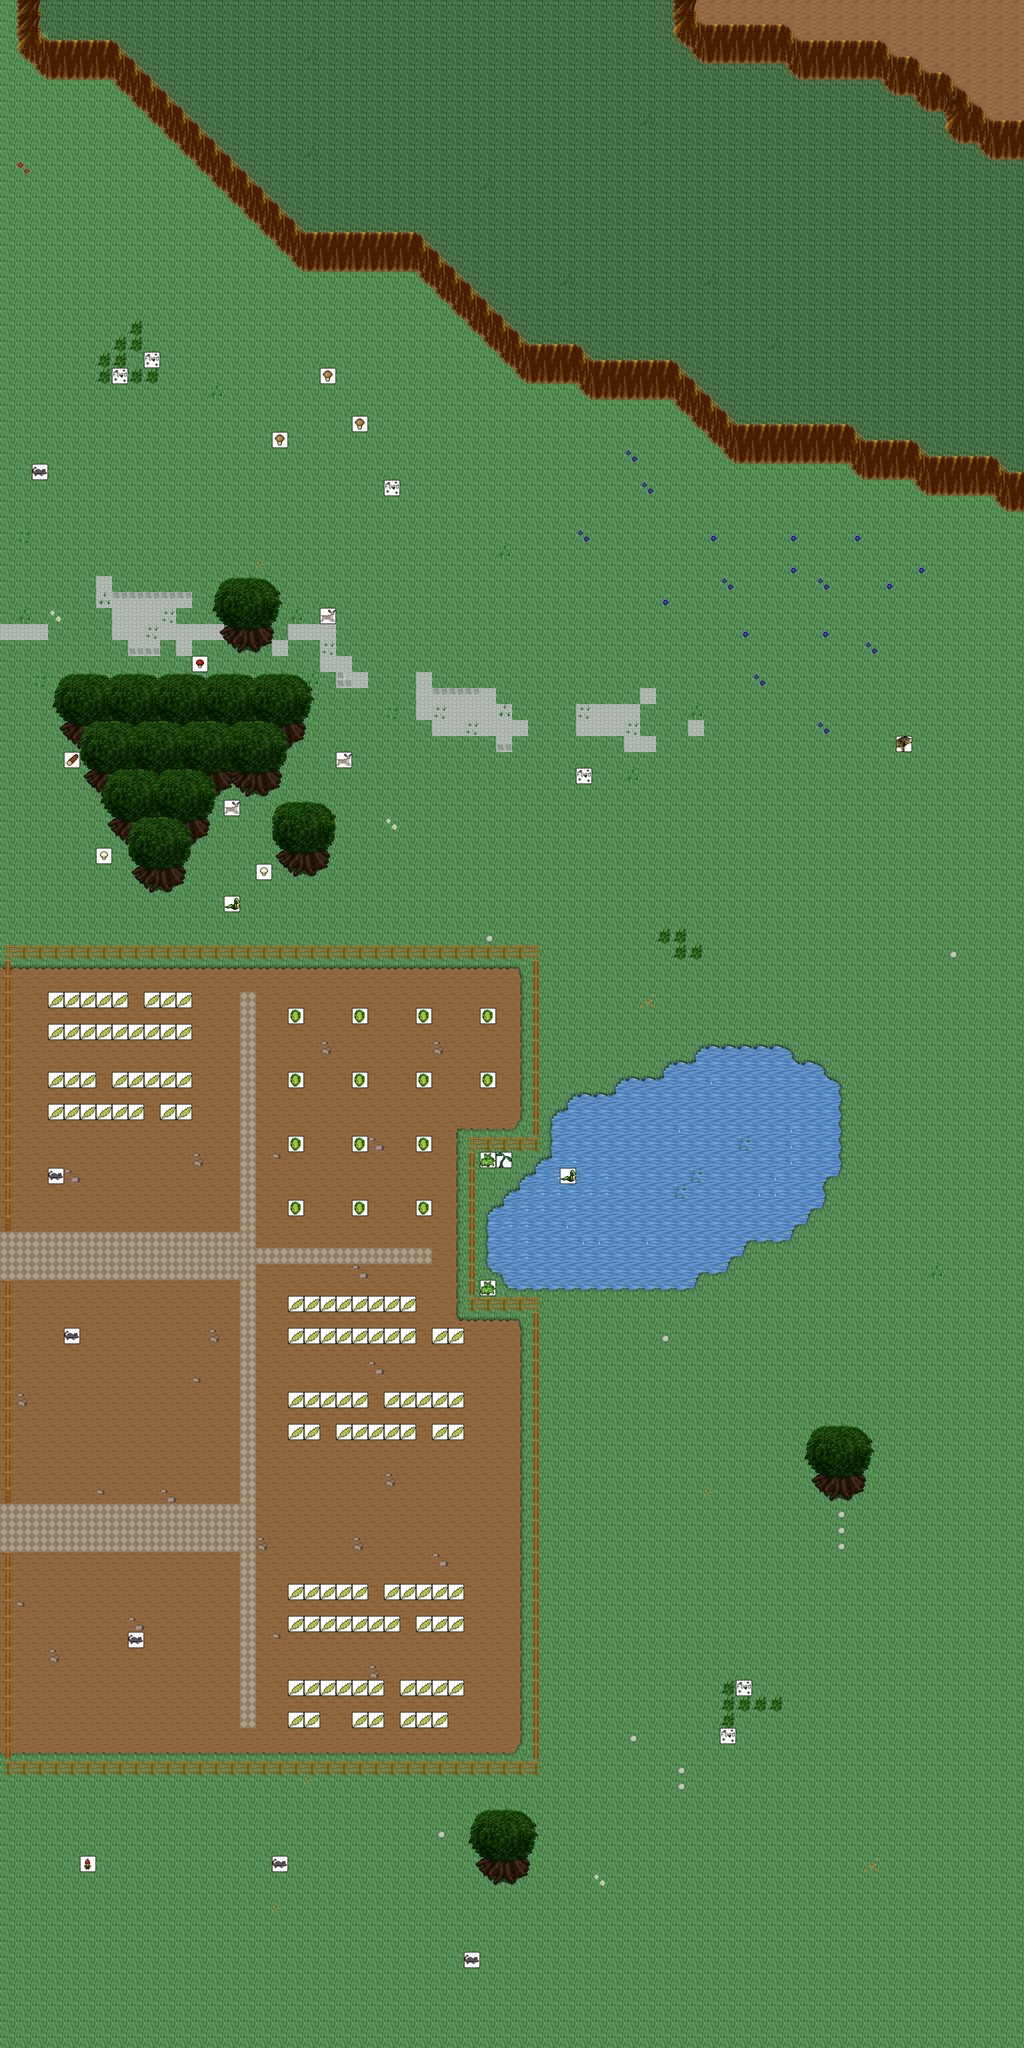

This is a level from a 2D game, rendered from its Tiled map with the project's own tilesets. A one-line summary and the map file follow, with tile-layer data summarised:
An orthogonal 64x128 tile map with 32x32 px tiles, 6 tile layers (0_floor, 1_terrain, 2_object, 3_roof, ...), 2 hidden layers not drawn, 27 tilesets and 53 objects (53x mapchange).

<map version="1.9" tiledversion="1.9.2" orientation="orthogonal" renderorder="right-down" width="64" height="128" tilewidth="32" tileheight="32" infinite="0" nextlayerid="9" nextobjectid="1">
 <tileset firstgid="1" name="../../tileset/ground/ground.png" tilewidth="32" tileheight="32" tilecount="33" columns="3">
  <image source="../../tileset/ground/ground.png" trans="ffffff" width="96" height="352" />
 </tileset>
 <tileset firstgid="34" name="../../tileset/ground/brown_paving.png" tilewidth="32" tileheight="32" tilecount="2" columns="2">
  <image source="../../tileset/ground/brown_paving.png" trans="ffffff" width="64" height="32" />
 </tileset>
 <tileset firstgid="36" name="../../tileset/ground/water/water_bubbles.png" tilewidth="32" tileheight="32" tilecount="32" columns="8">
  <image source="../../tileset/ground/water/water_bubbles.png" trans="ffffff" width="256" height="128" />
 </tileset>
 <tileset firstgid="68" name="../../tileset/ground/grass_edges.png" tilewidth="32" tileheight="32" tilecount="36" columns="12">
  <image source="../../tileset/ground/grass_edges.png" trans="ffffff" width="384" height="96" />
 </tileset>
 <tileset firstgid="104" name="../../tileset/ground/ridge/earth_dark.png" tilewidth="32" tileheight="32" tilecount="96" columns="12">
  <image source="../../tileset/ground/ridge/earth_dark.png" trans="ffffff" width="384" height="256" />
 </tileset>
 <tileset firstgid="200" name="../../tileset/plant/flower/daisy_red.png" tilewidth="32" tileheight="32" tilecount="8" columns="2">
  <image source="../../tileset/plant/flower/daisy_red.png" trans="ffffff" width="64" height="128" />
 </tileset>
 <tileset firstgid="208" name="../../tileset/plant/grasses.png" tilewidth="32" tileheight="32" tilecount="6" columns="3">
  <image source="../../tileset/plant/grasses.png" trans="ffffff" width="96" height="64" />
 </tileset>
 <tileset firstgid="214" name="../../tileset/plant/flower/daisy_white.png" tilewidth="32" tileheight="32" tilecount="8" columns="2">
  <image source="../../tileset/plant/flower/daisy_white.png" trans="ffffff" width="64" height="128" />
 </tileset>
 <tileset firstgid="222" name="../../tileset/plant/leaves.png" tilewidth="32" tileheight="32" tilecount="8" columns="4">
  <image source="../../tileset/plant/leaves.png" trans="ffffff" width="128" height="64" />
 </tileset>
 <tileset firstgid="230" name="../../tileset/ground/grass_corners.png" tilewidth="32" tileheight="32" tilecount="24" columns="6">
  <image source="../../tileset/ground/grass_corners.png" trans="ffffff" width="192" height="128" />
 </tileset>
 <tileset firstgid="254" name="../../tileset/plant/flower/daisy_blue.png" tilewidth="32" tileheight="32" tilecount="8" columns="2">
  <image source="../../tileset/plant/flower/daisy_blue.png" trans="ffffff" width="64" height="128" />
 </tileset>
 <tileset firstgid="262" name="../../tileset/building/fence/fence_chunky.png" tilewidth="32" tileheight="32" tilecount="21" columns="3">
  <image source="../../tileset/building/fence/fence_chunky.png" trans="ffffff" width="96" height="224" />
 </tileset>
 <tileset firstgid="283" name="../../tileset/ground/rock/pebbles.png" tilewidth="32" tileheight="32" tilecount="3" columns="1">
  <image source="../../tileset/ground/rock/pebbles.png" trans="ffffff" width="32" height="96" />
 </tileset>
 <tileset firstgid="286" name="../../tileset/plant/tree/tree_darkgreen.png" tilewidth="32" tileheight="32" tilecount="88" columns="8">
  <image source="../../tileset/plant/tree/tree_darkgreen.png" trans="ffffff" width="256" height="352" />
 </tileset>
 <tileset firstgid="374" name="../../tileset/plant/bush/bushes.png" tilewidth="32" tileheight="32" tilecount="10" columns="5">
  <image source="../../tileset/plant/bush/bushes.png" trans="ffffff" width="160" height="64" />
 </tileset>
 <tileset firstgid="384" name="../../tileset/logic/creature/rodent.png" tilewidth="32" tileheight="32" tilecount="8" columns="8">
  <image source="../../tileset/logic/creature/rodent.png" width="256" height="32" />
 </tileset>
 <tileset firstgid="392" name="../../tileset/logic/item/corn.png" tilewidth="32" tileheight="32" tilecount="5" columns="5">
  <image source="../../tileset/logic/item/corn.png" width="160" height="32" />
 </tileset>
 <tileset firstgid="397" name="../../tileset/logic/item/resources.png" tilewidth="32" tileheight="32" tilecount="6" columns="6">
  <image source="../../tileset/logic/item/resources.png" width="192" height="32" />
 </tileset>
 <tileset firstgid="403" name="../../tileset/logic/creature/gnome.png" tilewidth="32" tileheight="32" tilecount="6" columns="6">
  <image source="../../tileset/logic/creature/gnome.png" width="192" height="32" />
 </tileset>
 <tileset firstgid="409" name="../../tileset/logic/item/mushroom.png" tilewidth="32" tileheight="32" tilecount="6" columns="6">
  <image source="../../tileset/logic/item/mushroom.png" width="192" height="32" />
 </tileset>
 <tileset firstgid="415" name="../../tileset/logic/item/sheepfood.png" tilewidth="32" tileheight="32" tilecount="1" columns="1">
  <image source="../../tileset/logic/item/sheepfood.png" width="32" height="32" />
 </tileset>
 <tileset firstgid="416" name="../../tileset/logic/creature/animal.png" tilewidth="32" tileheight="32" tilecount="32" columns="8">
  <image source="../../tileset/logic/creature/animal.png" width="256" height="128" />
 </tileset>
 <tileset firstgid="448" name="../../tileset/logic/item/vegetable.png" tilewidth="32" tileheight="32" tilecount="16" columns="8">
  <image source="../../tileset/logic/item/vegetable.png" width="256" height="64" />
 </tileset>
 <tileset firstgid="464" name="../../tileset/logic/collision.png" tilewidth="32" tileheight="32" tilecount="1" columns="1">
  <image source="../../tileset/logic/collision.png" width="32" height="32" />
 </tileset>
 <tileset firstgid="465" name="herb" tilewidth="32" tileheight="32" tilecount="5" columns="5">
  <image source="../../tileset/logic/item/herb.png" width="160" height="32" />
 </tileset>
 <tileset firstgid="470" name="../../tileset/ground/green_paving.png" tilewidth="32" tileheight="32" tilecount="18" columns="3">
  <image source="../../tileset/ground/green_paving.png" width="96" height="192" />
 </tileset>
 <tileset firstgid="488" name="logic/creature/reptile" tilewidth="32" tileheight="32" tilecount="7" columns="7">
  <image source="../../tileset/logic/creature/reptile.png" width="224" height="32" />
 </tileset>
 <layer id="1" name="0_floor" width="64" height="128">
  <data>[8192 cells, 8192 non-empty, 9 distinct tile ids]</data>
 </layer>
 <layer id="2" name="1_terrain" width="64" height="128">
  <data>[8192 cells, 1907 non-empty, 43 distinct tile ids]</data>
 </layer>
 <layer id="3" name="2_object" width="64" height="128">
  <data>[8192 cells, 285 non-empty, 26 distinct tile ids]</data>
 </layer>
 <layer id="4" name="3_roof" width="64" height="128">
  <data>[8192 cells, 194 non-empty, 44 distinct tile ids]</data>
 </layer>
 <layer id="5" name="4_roof_add" width="64" height="128">
  <data>[8192 cells, 29 non-empty, 10 distinct tile ids]</data>
 </layer>
 <layer id="6" name="objects" width="64" height="128">
  <data>[8192 cells, 150 non-empty, 14 distinct tile ids]</data>
 </layer>
 <layer id="7" name="collision" width="64" height="128" visible="0" opacity="0.5">
  <data>[8192 cells, 564 non-empty, 1 distinct tile ids]</data>
 </layer>
 <layer id="8" name="protection" width="64" height="128" visible="0">
  <data>[8192 cells, 0 non-empty, 0 distinct tile ids]</data>
 </layer>
 <objectgroup name="Mapevents">
  <object name="north" type="mapchange" id="1" x="0" y="0" width="32" height="32">
   <properties>
    <property name="map" value="0_semos_mountain_n2_e_x2_y3" />
    <property name="place" value="south" />
   </properties>
  </object>
  </objectgroup>
</map>
<!-- 52 of 53 objects omitted -->
